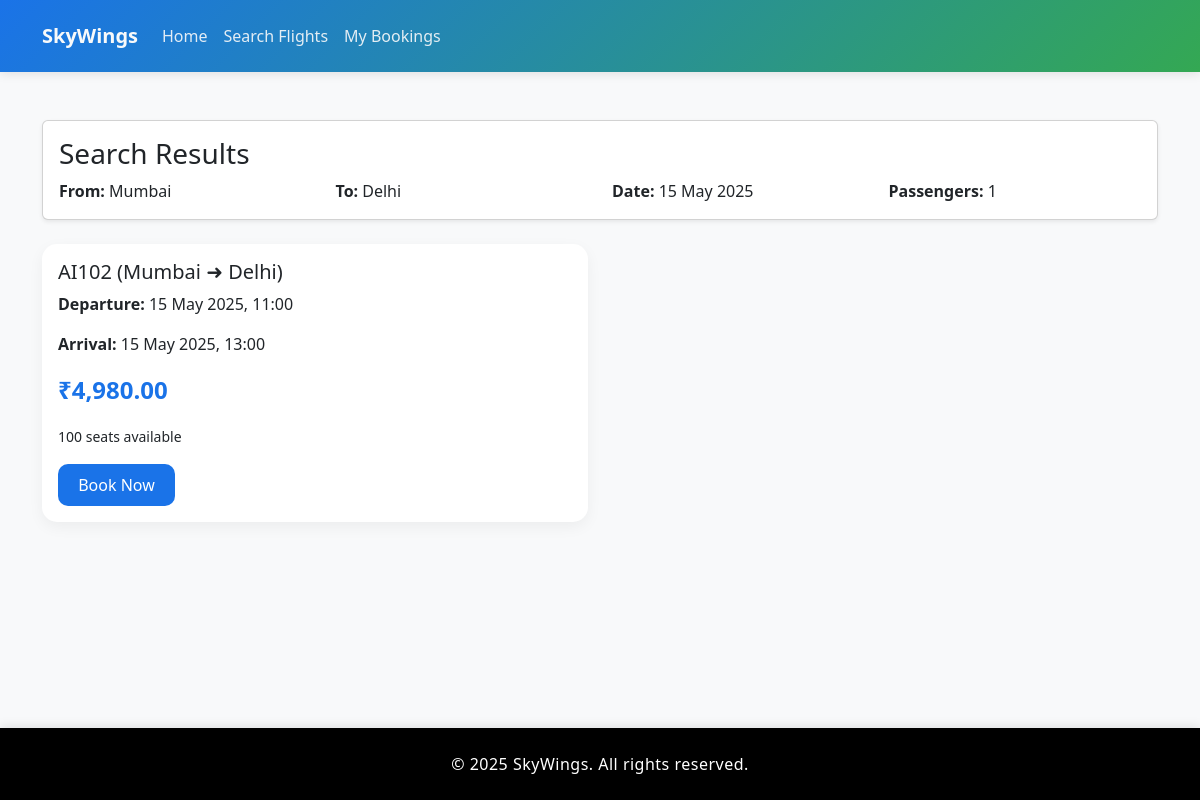
The app's page /search_results.php?from=Mumbai&to=Delhi&departure=2025-05-15&passengers=1 with its own data.
### tables this page shows
CREATE TABLE IF NOT EXISTS flights (
    id INT AUTO_INCREMENT PRIMARY KEY,
    airline_id INT NOT NULL,
    flight_number VARCHAR(20) NOT NULL,
    departure_city VARCHAR(100) NOT NULL,
    arrival_city VARCHAR(100) NOT NULL,
    departure_time DATETIME NOT NULL,
    arrival_time DATETIME NOT NULL,
    price DECIMAL(10,2) NOT NULL,
    available_seats INT NOT NULL,
    created_at TIMESTAMP DEFAULT CURRENT_TIMESTAMP,
    FOREIGN KEY (airline_id) REFERENCES airlines(id)
);

### search_results.php (the view, shortened to what this page needs)
<?php
require_once 'database.php';
function getCityName($code) {
    $cities = [
        'DEL' => 'Delhi',
        'BOM' => 'Mumbai',
        'BLR' => 'Bangalore',
        'MAA' => 'Chennai',
        'HYD' => 'Hyderabad',
        'CCU' => 'Kolkata',
        'DXB' => 'Dubai',
        'SIN' => 'Singapore',
        'LHR' => 'London',
        'JFK' => 'New York'
    ];
    return $cities[$code] ?? $code;
}
$fromCode = $_GET['from'] ?? '';
$toCode = $_GET['to'] ?? '';
$from = getCityName($fromCode);
$to = getCityName($toCode);
$departure = $_GET['departure'] ?? '';
$passengers = $_GET['passengers'] ?? 1;
$departure_date = date('Y-m-d', strtotime($departure));
$query = "SELECT * FROM flights
          WHERE departure_city = ?
          AND arrival_city = ?
          AND DATE(departure_time) = ?
          AND available_seats >= ?";
try {
    $stmt = $conn->prepare($query);
    $stmt->bind_param("sssi", $from, $to, $departure_date, $passengers);
    if (!$stmt->execute()) {
        throw new Exception("Execute failed: " . $stmt->error);
    }
    $result = $stmt->get_result();
    $flights = $result->fetch_all(MYSQLI_ASSOC);
} catch (Exception $e) {
    $_SESSION['error'] = "Error searching flights: " . $e->getMessage();
    header("Location: search_flights.php");
    exit();
}
?>
<!DOCTYPE html>
<html lang="en">
<head>
    <link href="https://cdn.jsdelivr.net/npm/bootstrap@5.3.0/dist/css/bootstrap.min.css" rel="stylesheet">
</head>
<body>
    <div class="content-wrapper">
    <nav class="navbar navbar-expand-lg navbar-dark bg-primary">
    <div class="container">
      <a class="navbar-brand" href="index.php">SkyWings</a>
      <div class="collapse navbar-collapse" id="navbarNav">
        <ul class="navbar-nav">
          <li class="nav-item"><a class="nav-link" href="index.php">Home</a></li>
          <li class="nav-item"><a class="nav-link" href="search_flights.php">Search Flights</a></li>
          <li class="nav-item"><a class="nav-link" href="my_bookings.php">My Bookings</a></li>
        </ul>
      </div>
    </div>
  </nav>
        <div class="container my-5">
            <div class="card mb-4 shadow-sm">
                <div class="card-body">
                    <h3 class="card-title">Search Results</h3>
                    <div class="row">
                        <div class="col-md-3"><strong>From:</strong> <?= htmlspecialchars($from); ?></div>
                        <div class="col-md-3"><strong>To:</strong> <?= htmlspecialchars($to); ?></div>
                        <div class="col-md-3"><strong>Date:</strong> <?= date('d M Y', strtotime($departure_date)); ?></div>
                        <div class="col-md-3"><strong>Passengers:</strong> <?= htmlspecialchars($passengers); ?></div>
                    </div>
                </div>
            </div>
            <?php if (empty($flights)): ?>
                <div class="alert alert-info">
                    <i class="fas fa-info-circle me-2"></i>No flights found matching your criteria.
                </div>
                <a href="search_flights.php" class="btn btn-primary">New Search</a>
            <?php else: ?>
                <div class="row">
                    <?php foreach ($flights as $flight): ?>
                        <div class="col-md-6">
                            <div class="flight-card">
                                <h5><?= htmlspecialchars($flight['flight_number']) ?> (<?= htmlspecialchars($flight['departure_city']) ?> ➜ <?= htmlspecialchars($flight['arrival_city']) ?>)</h5>
                                <p><strong>Departure:</strong> <?= date('d M Y, H:i', strtotime($flight['departure_time'])) ?></p>
                                <p><strong>Arrival:</strong> <?= date('d M Y, H:i', strtotime($flight['arrival_time'])) ?></p>
                                <p class="price">₹<?= number_format($flight['price'], 2) ?></p>
                                <p><small><?= $flight['available_seats'] ?> seats available</small></p>
                                <a href="booking.php?flight_id=<?= $flight['id'] ?>&passengers=<?= $passengers ?>" class="btn btn-book">Book Now</a>
                            </div>
                        </div>
                    <?php endforeach; ?>
                </div>
            <?php endif; ?>
        </div>
    </div>
    <footer>
        <div class="container">
            <p class="text-center">&copy; <?php echo date("Y"); ?> SkyWings. All rights reserved.</p>
        </div>
    </footer>
</body>
</html>

### search_results.php (style rules this page uses)
:root { --primary-color: #1a73e8; --secondary-color: #34a853; --accent-color: #fbbc05; --dark-color: #202124; --light-color: #f8f9fa; }
html, body { height: 100%; margin: 0; }
body { background-color: var(--light-color); font-family: 'Segoe UI', Tahoma, Geneva, Verdana, sans-serif; display: flex; flex-direction: column; min-height: 100vh; }
.content-wrapper { flex: 1 0 auto; padding-bottom: 60px; }
.navbar { background: linear-gradient(135deg, var(--primary-color), var(--secondary-color)) !important; padding: 1rem 0; box-shadow: 0 2px 10px rgba(0, 0, 0, 0.1); }
.navbar-brand { font-weight: 700; color: var(--light-color) !important; }
.nav-link { color: var(--light-color) !important; font-weight: 500; transition: all 0.3s ease; opacity: 0.9; }
.flight-card { background: white; border-radius: 15px; padding: 1rem; margin-bottom: 1rem; box-shadow: 0 5px 15px rgba(0, 0, 0, 0.05); }
.price { font-size: 1.5rem; color: var(--primary-color); font-weight: bold; }
.btn-book { background: var(--primary-color); color: white; border-radius: 10px; padding: 0.5rem 1.2rem; }
footer { background: #000000; color: white; padding: 1.5rem 0; position: relative; bottom: 0; width: 100%; box-shadow: 0 -2px 10px rgba(0, 0, 0, 0.1); }
footer p { margin: 0; font-size: 1rem; font-weight: 500; letter-spacing: 0.5px; }
footer .container { display: flex; justify-content: center; align-items: center; }

### records on screen
flights: flight_number "AI102", departure_city "Mumbai", arrival_city "Delhi", departure_time "15 May 2025, 11:00", arrival_time "15 May 2025, 13:00", price "4,980.00", available_seats "100"

### other values on screen
$from "Mumbai"
$to "Delhi"
date('d M Y', strtotime($departure_date)) "15 May 2025"
$passengers "1"
